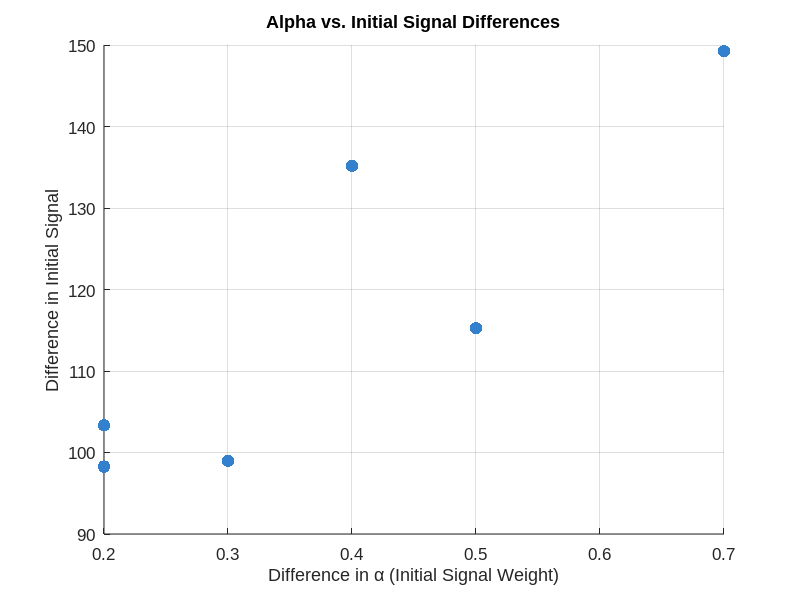

Write MATLAB code to recreate this figure.
% === Example Data (replace with your own vectors)
alpha_diff = [0.2, 0.4, 0.7, 0.2, 0.5, 0.3];     % x-axis
signal_diff = [103.32, 135.17, 149.24, 98.28, 115.25, 98.97];         % y-axis

% === Scatter Plot
figure('Color','w', 'Position', [300, 300, 700, 500]);
scatter(alpha_diff, signal_diff, 80, 'filled', 'MarkerFaceColor', [0.2 0.5 0.8])

% === Axes & Labels
xlabel('Difference in \alpha (Initial Signal Weight)', 'FontName', 'Arial', 'FontSize', 14)
ylabel('Difference in Initial Signal', 'FontName', 'Arial', 'FontSize', 14)
title('Alpha vs. Initial Signal Differences', 'FontName', 'Arial', 'FontSize', 16)

grid on
set(gca, 'FontName', 'Arial', 'FontSize', 12)
